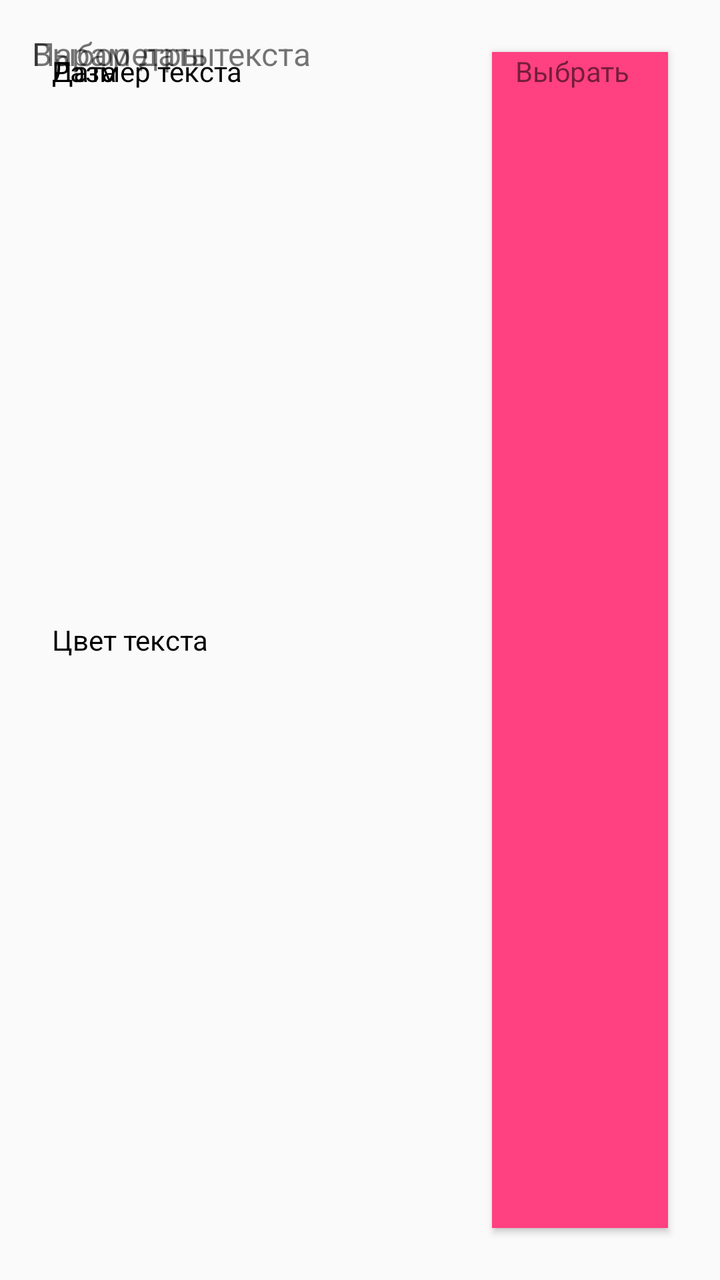
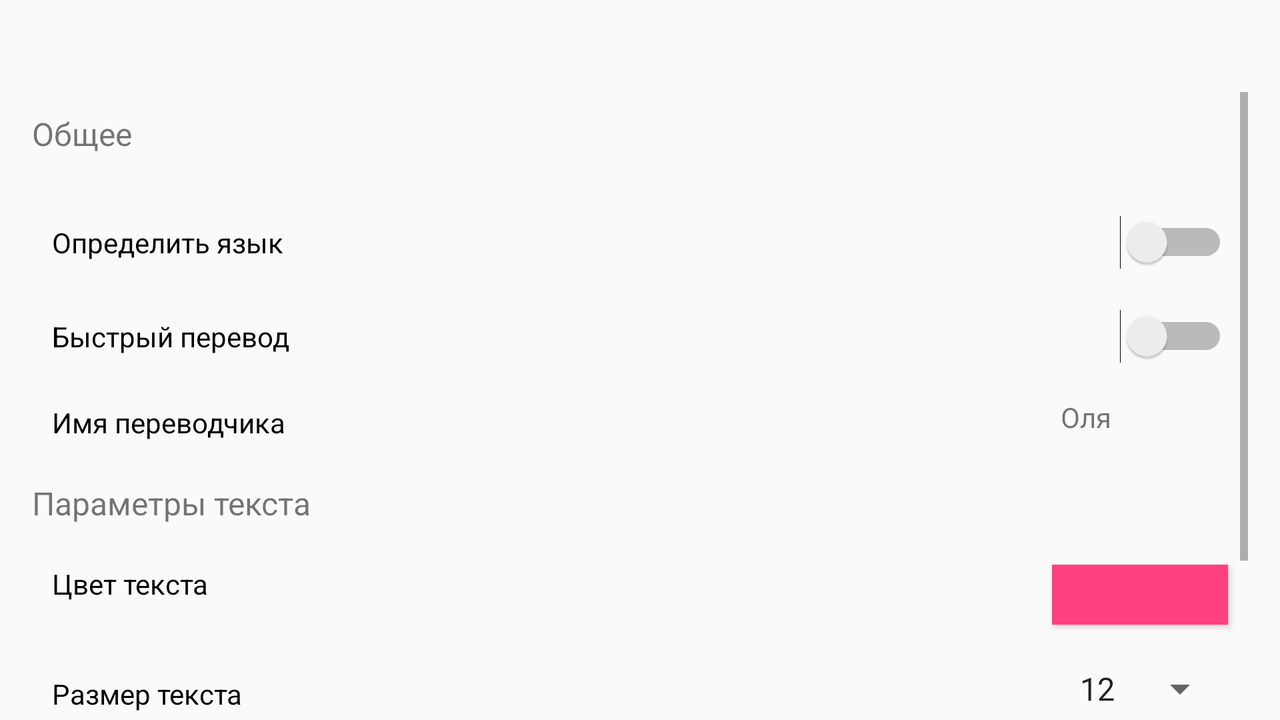

One screen, two layout resources from the same app: the default and the repository's alternative for another configuration. Each is rendered where Android would select it; the XML of both is given below.
<!-- AndroidManifest.xml: application theme AppTheme -->
<!-- res/layout/fragment_item_setting.xml -->
<?xml version="1.0" encoding="utf-8"?>
<android.support.constraint.ConstraintLayout
    xmlns:android="http://schemas.android.com/apk/res/android"
    xmlns:tools="http://schemas.android.com/tools"
    android:layout_width="match_parent"
    android:layout_height="match_parent"
    xmlns:app="http://schemas.android.com/apk/res-auto"
    tools:context="com.example.chanta.translator.bottomNavigation.ItemSettingFragment"
    android:orientation="vertical"
    android:paddingBottom="@dimen/activity_vertical_margin"
    android:paddingLeft="@dimen/activity_horizontal_margin"
    android:paddingRight="@dimen/activity_horizontal_margin"
    android:paddingTop="@dimen/activity_vertical_margin"
    android:showDividers="middle">

    <TextView
        android:id="@+id/textViewCommon"
        android:layout_width="0dp"
        android:layout_height="wrap_content"
        android:text="@string/common"
        android:layout_marginTop="50dp"
        android:textSize="@dimen/app_text_size"

        app:layout_constraintBottom_toTopOf="@+id/commonGroup"
        app:layout_constraintHorizontal_weight="1"
        app:layout_constraintLeft_toLeftOf="parent"
        app:layout_constraintRight_toRightOf="parent"
        app:layout_constraintTop_toTopOf="parent"
        app:layout_constraintVertical_bias="0.0" />

    <android.support.constraint.ConstraintLayout
        android:id="@+id/commonGroup"
        android:layout_width="0dp"
        android:layout_height="wrap_content"
        android:orientation="horizontal"
        app:layout_constraintBottom_toTopOf="@+id/textViewText"
        app:layout_constraintHorizontal_weight="1"
        app:layout_constraintLeft_toLeftOf="parent"
        app:layout_constraintRight_toRightOf="parent"
        app:layout_constraintTop_toBottomOf="@+id/textViewCommon"
        app:layout_constraintVertical_bias="0.0">

        <Switch
            android:id="@+id/switchCommon1"
            android:layout_width="0dp"
            android:layout_height="match_parent"
            android:checked="false"
            android:text="@string/textCommon1"
            android:textOff="@string/switch_off"
            android:textOn="@string/switch_on"
            android:layout_margin="@dimen/margin"

            app:layout_constraintBottom_toTopOf="@+id/switchCommon2"
            app:layout_constraintHorizontal_weight="1"
            app:layout_constraintLeft_toLeftOf="parent"
            app:layout_constraintRight_toRightOf="parent"
            app:layout_constraintTop_toTopOf="parent"
            app:layout_constraintVertical_bias="0.0" />

        <Switch
            android:id="@+id/switchCommon2"
            android:layout_width="0dp"
            android:layout_height="match_parent"
            android:checked="false"
            android:text="@string/textCommon2"
            android:textOff="@string/switch_off"
            android:textOn="@string/switch_on"
            android:layout_margin="@dimen/margin"

            app:layout_constraintBottom_toTopOf="@+id/textViewCommonName"
            app:layout_constraintHorizontal_weight="1"
            app:layout_constraintLeft_toLeftOf="parent"
            app:layout_constraintRight_toRightOf="parent"
            app:layout_constraintTop_toBottomOf="@+id/switchCommon1"
            app:layout_constraintVertical_bias="0.0" />

        <TextView
            android:id="@+id/textViewCommonName"
            android:layout_width="0dp"
            android:layout_height="wrap_content"
            android:layout_alignParentEnd="true"
            android:layout_alignParentTop="true"
            android:text="@string/textCommon3"
            android:textColor="@color/black"
            android:layout_margin="@dimen/margin"

            app:layout_constraintBottom_toBottomOf="parent"
            app:layout_constraintHorizontal_weight="1"
            app:layout_constraintLeft_toLeftOf="parent"
            app:layout_constraintRight_toRightOf="parent"
            app:layout_constraintTop_toBottomOf="@+id/switchCommon2"
            app:layout_constraintVertical_bias="0.0" />

    </android.support.constraint.ConstraintLayout>

    
    <TextView
        android:id="@+id/textViewText"
        android:layout_width="0dp"
        android:layout_height="match_parent"
        android:text="@string/text"
        android:textSize="@dimen/app_text_size"

        app:layout_constraintBottom_toTopOf="@+id/textGroup"
        app:layout_constraintHorizontal_weight="1"
        app:layout_constraintLeft_toLeftOf="parent"
        app:layout_constraintRight_toRightOf="parent"
        app:layout_constraintTop_toBottomOf="@+id/commonGroup"
        app:layout_constraintVertical_bias="0.0" />

    <android.support.constraint.ConstraintLayout
        android:id="@+id/textGroup"
        android:layout_width="0dp"
        android:layout_height="match_parent"
        android:orientation="horizontal"
        app:layout_constraintBottom_toTopOf="@+id/textViewDate"
        app:layout_constraintHorizontal_weight="1"
        app:layout_constraintLeft_toLeftOf="parent"
        app:layout_constraintRight_toRightOf="parent"
        app:layout_constraintTop_toBottomOf="@+id/textViewText"
        app:layout_constraintVertical_bias="0.0">

        <TextView
            android:id="@+id/ColorTextView"
            android:layout_width="0dp"
            android:layout_height="match_parent"
            android:gravity="center_vertical"
            android:text="@string/textColor"
            android:textColor="@color/black"
            android:layout_margin="@dimen/margin"

            app:layout_constraintBottom_toTopOf="@+id/textViewSize"
            app:layout_constraintHorizontal_weight="1"
            app:layout_constraintLeft_toLeftOf="parent"
            app:layout_constraintRight_toLeftOf="@+id/color_button"
            app:layout_constraintTop_toTopOf="parent" />

        <Button
            android:id="@+id/color_button"
            android:layout_width="0dp"
            android:layout_height="match_parent"
            android:background="@color/colorAccent"
            android:layout_margin="@dimen/margin"

            app:layout_constraintBottom_toTopOf="@+id/spinner_size"
            app:layout_constraintHorizontal_weight="1"
            app:layout_constraintRight_toRightOf="parent"
            app:layout_constraintTop_toTopOf="parent"
            app:layout_constraintVertical_bias="0.5" />

        <TextView
            android:id="@+id/textViewSize"
            android:layout_width="0dp"
            android:layout_height="match_parent"
            android:text="@string/textSize"
            android:textColor="@color/black"
            android:layout_margin="@dimen/margin"

            app:layout_constraintBottom_toBottomOf="parent"
            app:layout_constraintHorizontal_weight="2"
            app:layout_constraintLeft_toLeftOf="parent"
            app:layout_constraintRight_toLeftOf="@+id/spinner_size"
            app:layout_constraintTop_toBottomOf="@+id/ColorTextView" />

        <Spinner
            android:id="@+id/spinner_size"
            android:layout_width="0dp"
            android:layout_height="match_parent"
            android:layout_alignParentEnd="true"
            android:layout_alignParentTop="true"
            android:entries="@array/settings_size"
            android:layout_margin="@dimen/margin"
            android:textAlignment="center"

            app:layout_constraintBottom_toBottomOf="parent"
            app:layout_constraintHorizontal_weight="1"
            app:layout_constraintRight_toRightOf="parent"
            app:layout_constraintTop_toBottomOf="@+id/color_button" />

    </android.support.constraint.ConstraintLayout>

 
    <TextView
        android:id="@+id/textViewDate"
        android:layout_width="0dp"
        android:layout_height="match_parent"
        android:text="@string/choice_date"
        android:textSize="@dimen/app_text_size"


        app:layout_constraintBottom_toTopOf="@+id/dateGroup"
        app:layout_constraintHorizontal_weight="1"
        app:layout_constraintLeft_toLeftOf="parent"
        app:layout_constraintRight_toRightOf="parent"
        app:layout_constraintTop_toBottomOf="@+id/textGroup"
        app:layout_constraintVertical_bias="0.0" />

    <android.support.constraint.ConstraintLayout
        android:id="@+id/dateGroup"
        android:layout_width="0dp"
        android:layout_height="match_parent"
        app:layout_constraintBottom_toBottomOf="parent"
        app:layout_constraintHorizontal_weight="1"
        app:layout_constraintLeft_toLeftOf="parent"
        app:layout_constraintRight_toRightOf="parent"
        app:layout_constraintTop_toBottomOf="@+id/textViewDate"
        app:layout_constraintVertical_bias="0.0">

        <TextView
            android:id="@+id/textViewDateOn"
            android:layout_width="0dp"
            android:layout_height="wrap_content"
            android:text="@string/date"
            android:textColor="@color/black"
            android:layout_margin="@dimen/margin"

            app:layout_constraintBottom_toBottomOf="parent"
            app:layout_constraintHorizontal_weight="2"
            app:layout_constraintLeft_toLeftOf="parent"
            app:layout_constraintRight_toLeftOf="@+id/textViewChoiceDate"
            app:layout_constraintTop_toTopOf="parent"
            app:layout_constraintVertical_bias="0.0" />

        <TextView
            android:id="@+id/textViewChoiceDate"
            android:layout_width="0dp"
            android:layout_height="wrap_content"
            android:layout_alignParentEnd="true"
            android:layout_alignParentTop="true"
            android:clickable="true"
            android:gravity="end"
            android:onClick="onChooseDate"
            android:text="@string/choice"
            android:textAlignment="center"
            android:layout_margin="@dimen/margin"

            app:layout_constraintBottom_toBottomOf="parent"
            app:layout_constraintHorizontal_weight="1"
            app:layout_constraintLeft_toRightOf="@+id/textViewDateOn"
            app:layout_constraintRight_toRightOf="parent"
            app:layout_constraintTop_toTopOf="parent"
            app:layout_constraintVertical_bias="0.0" />
    </android.support.constraint.ConstraintLayout>


</android.support.constraint.ConstraintLayout>
<!-- resources referenced by this layout -->
<resources>
  <string-array name="settings_size">
          <item>12</item>
          <item>14</item>
          <item>16</item>
          <item>18</item>
          <item>20</item>
      </string-array>
  <color name="colorAccent">#FF4081</color>
  <dimen name="activity_horizontal_margin">16dp</dimen>
  <dimen name="activity_vertical_margin">16dp</dimen>
  <dimen name="app_text_size">16sp</dimen>
  <dimen name="margin">10dp</dimen>
  <string name="choice">Выбрать</string>
  <string name="choice_date">Выбор даты</string>
  <string name="common">Общее</string>
  <string name="date">Дата</string>
  <string name="switch_off">Нет</string>
  <string name="switch_on">Да</string>
  <string name="text">Параметры текста</string>
  <string name="textColor">Цвет текста</string>
  <string name="textCommon1">Определить язык</string>
  <string name="textCommon2">Быстрый перевод</string>
  <string name="textCommon3">Имя переводчика</string>
  <string name="textSize">Размер текста</string>
  <style name="AppTheme" parent="Theme.AppCompat.Light.DarkActionBar">
          
          <item name="colorPrimary">@color/colorPrimary</item>
          <item name="colorPrimaryDark">@color/colorPrimaryDark</item>
          <item name="colorAccent">@color/colorAccent</item>
      </style>
  <color name="colorPrimary">#29B6F6</color>
  <color name="colorPrimaryDark">#03A9F4</color>
</resources>
<!-- res/layout-land/fragment_item_setting.xml (the repository's variant of the layout above) -->
<!-- drawn on the phone turned sideways -->
<?xml version="1.0" encoding="utf-8"?>
<android.support.constraint.ConstraintLayout xmlns:android="http://schemas.android.com/apk/res/android"
    xmlns:app="http://schemas.android.com/apk/res-auto"
    xmlns:tools="http://schemas.android.com/tools"
    android:layout_width="match_parent"
    android:layout_height="match_parent"
    android:orientation="vertical"
    android:paddingLeft="@dimen/activity_horizontal_margin"
    android:paddingRight="@dimen/activity_horizontal_margin"
    android:paddingTop="@dimen/activity_vertical_margin"
    tools:context="com.example.chanta.translator.bottomNavigation.ItemSettingFragment">


    <ScrollView
        android:id="@+id/scrollViewLanguage"
        android:layout_width="0dp"
        android:layout_height="0dp"
        android:layout_marginTop="30dp"
        android:clipToPadding="false"
        android:visibility="visible"
        app:layout_constraintBottom_toBottomOf="parent"
        app:layout_constraintHorizontal_bias="0.0"
        app:layout_constraintHorizontal_weight="1"
        app:layout_constraintLeft_toLeftOf="parent"
        app:layout_constraintRight_toRightOf="parent"
        app:layout_constraintTop_toTopOf="parent"
        app:layout_constraintVertical_bias="0.0"
        app:layout_constraintVertical_weight="1">

        <LinearLayout
            android:id="@+id/common"
            android:layout_width="match_parent"
            android:layout_height="match_parent"
            android:orientation="vertical"
            android:visibility="visible"
            app:layout_constraintBottom_toBottomOf="@+id/scrollViewLanguage"
            app:layout_constraintHorizontal_weight="1"
            app:layout_constraintLeft_toLeftOf="@+id/scrollViewLanguage"
            app:layout_constraintRight_toRightOf="@+id/scrollViewLanguage"
            app:layout_constraintTop_toTopOf="@+id/scrollViewLanguage"
            app:layout_constraintVertical_bias="0.0"
            app:layout_constraintVertical_weight="1">

            <TextView
                android:id="@+id/textViewCommon"
                android:layout_width="match_parent"
                android:layout_height="match_parent"
                android:layout_marginBottom="@dimen/margin_spec"
                android:layout_marginTop="10dp"
                android:text="@string/common"

                android:textSize="@dimen/app_text_size"
                android:visibility="visible"
                app:layout_constraintBottom_toTopOf="@+id/commonGroup"
                app:layout_constraintHorizontal_weight="1"
                app:layout_constraintLeft_toLeftOf="@+id/common"
                app:layout_constraintRight_toRightOf="@+id/common"
                app:layout_constraintTop_toTopOf="@+id/common"
                app:layout_constraintVertical_bias="0.0"
                app:layout_constraintVertical_weight="1" />

            <android.support.constraint.ConstraintLayout
                android:id="@+id/commonGroup"
                android:layout_width="match_parent"
                android:layout_height="match_parent"
                android:layout_marginTop="10dp"
                android:orientation="horizontal"
                android:visibility="visible"
                app:layout_constraintBottom_toTopOf="@+id/textViewText"
                app:layout_constraintHorizontal_bias="0.0"
                app:layout_constraintHorizontal_weight="1"
                app:layout_constraintLeft_toLeftOf="@+id/common"
                app:layout_constraintRight_toRightOf="@+id/common"
                app:layout_constraintTop_toBottomOf="@+id/textViewCommon"
                app:layout_constraintVertical_bias="0.0"
                app:layout_constraintVertical_weight="1">

                <Switch
                    android:id="@+id/switchCommon1"
                    android:layout_width="0dp"
                    android:layout_height="wrap_content"
                    android:layout_margin="@dimen/margin"
                    android:checked="false"
                    android:text="@string/textCommon1"
                    android:textOff="@string/switch_off"
                    android:textOn="@string/switch_on"

                    app:layout_constraintBottom_toTopOf="@+id/switchCommon2"
                    app:layout_constraintHorizontal_weight="1"
                    app:layout_constraintLeft_toLeftOf="parent"
                    app:layout_constraintRight_toRightOf="parent"
                    app:layout_constraintTop_toTopOf="parent"
                    app:layout_constraintVertical_bias="0.0"
                    app:layout_constraintVertical_weight="1" />

                <Switch
                    android:id="@+id/switchCommon2"
                    android:layout_width="0dp"
                    android:layout_height="wrap_content"
                    android:layout_margin="@dimen/margin"
                    android:checked="false"
                    android:text="@string/textCommon2"
                    android:textOff="@string/switch_off"
                    android:textOn="@string/switch_on"

                    app:layout_constraintBottom_toTopOf="@+id/textViewCommonName"
                    app:layout_constraintHorizontal_weight="1"
                    app:layout_constraintLeft_toLeftOf="parent"
                    app:layout_constraintRight_toRightOf="parent"
                    app:layout_constraintTop_toBottomOf="@+id/switchCommon1"
                    app:layout_constraintVertical_bias="0.0"
                    app:layout_constraintVertical_weight="1" />

                <TextView
                    android:id="@+id/textViewCommonName"
                    android:layout_width="0dp"
                    android:layout_height="wrap_content"
                    android:layout_margin="@dimen/margin"
                    android:text="@string/textCommon3"
                    android:textColor="@color/black"

                    app:layout_constraintBottom_toBottomOf="parent"
                    app:layout_constraintHorizontal_weight="3"
                    app:layout_constraintLeft_toLeftOf="parent"
                    app:layout_constraintRight_toLeftOf="@+id/textViewName"
                    app:layout_constraintTop_toBottomOf="@+id/switchCommon2"
                    app:layout_constraintVertical_bias="0.0"
                    app:layout_constraintVertical_weight="1" />

                <TextView
                    android:id="@+id/textViewName"
                    android:layout_width="0dp"
                    android:layout_height="wrap_content"
                    android:layout_alignParentEnd="true"
                    android:layout_alignParentTop="true"
                    android:layout_margin="@dimen/margin"
                    android:clickable="true"
                    android:gravity="end"

                    android:text="@string/name"
                    android:textAlignment="center"

                    app:layout_constraintBottom_toBottomOf="parent"
                    app:layout_constraintHorizontal_weight="1"
                    app:layout_constraintLeft_toRightOf="@+id/textViewCommonName"
                    app:layout_constraintRight_toRightOf="parent"
                    app:layout_constraintTop_toBottomOf="@+id/switchCommon2"
                    app:layout_constraintVertical_bias="0.72"
                    app:layout_constraintVertical_weight="1" />

            </android.support.constraint.ConstraintLayout>

            <TextView
                android:id="@+id/textViewText"
                android:layout_width="match_parent"
                android:layout_height="match_parent"
                android:layout_marginBottom="@dimen/margin_spec"
                android:layout_marginTop="@dimen/margin_spec"
                android:text="@string/text"
                android:textSize="@dimen/app_text_size"

                android:visibility="visible"
                app:layout_constraintBottom_toTopOf="@+id/textGroup"
                app:layout_constraintHorizontal_weight="1"
                app:layout_constraintLeft_toLeftOf="parent"
                app:layout_constraintRight_toRightOf="parent"
                app:layout_constraintTop_toBottomOf="@+id/commonGroup"
                app:layout_constraintVertical_bias="0.0"
                app:layout_constraintVertical_weight="1" />

            <android.support.constraint.ConstraintLayout
                android:id="@+id/textGroup"
                android:layout_width="match_parent"
                android:layout_height="match_parent"
                android:orientation="horizontal"
                app:layout_constraintBottom_toTopOf="@+id/textViewDate"
                app:layout_constraintHorizontal_weight="1"
                app:layout_constraintLeft_toLeftOf="parent"
                app:layout_constraintRight_toRightOf="parent"
                app:layout_constraintTop_toBottomOf="@+id/textViewText"
                app:layout_constraintVertical_bias="0.0"
                app:layout_constraintVertical_weight="1">

                <TextView
                    android:id="@+id/ColorTextView"
                    android:layout_width="0dp"
                    android:layout_height="0dp"
                    android:layout_margin="@dimen/margin"
                    android:text="@string/textColor"
                    android:textColor="@color/black"

                    app:layout_constraintBottom_toTopOf="@+id/textViewSize"
                    app:layout_constraintHorizontal_weight="1"
                    app:layout_constraintLeft_toLeftOf="parent"
                    app:layout_constraintRight_toLeftOf="@+id/color_button"
                    app:layout_constraintTop_toTopOf="parent"
                    app:layout_constraintVertical_bias="0.0"
                    app:layout_constraintVertical_weight="1" />

                <Button
                    android:id="@+id/color_button"
                    android:layout_width="0dp"
                    android:layout_height="30dp"
                    android:layout_margin="@dimen/margin"
                    android:background="@color/colorAccent"

                    app:layout_constraintBottom_toTopOf="@+id/spinner_size"
                    app:layout_constraintHorizontal_weight="1"
                    app:layout_constraintRight_toRightOf="parent"
                    app:layout_constraintTop_toTopOf="parent"
                    app:layout_constraintVertical_bias="0.0"
                    app:layout_constraintVertical_weight="1" />

                <TextView
                    android:id="@+id/textViewSize"
                    android:layout_width="0dp"
                    android:layout_height="wrap_content"
                    android:layout_margin="@dimen/margin"
                    android:text="@string/textSize"
                    android:textColor="@color/black"

                    app:layout_constraintBottom_toBottomOf="parent"
                    app:layout_constraintHorizontal_weight="2"
                    app:layout_constraintLeft_toLeftOf="parent"
                    app:layout_constraintRight_toLeftOf="@+id/spinner_size"
                    app:layout_constraintTop_toBottomOf="@+id/ColorTextView"
                    app:layout_constraintVertical_bias="0.0"
                    app:layout_constraintVertical_weight="1" />

                <Spinner
                    android:id="@+id/spinner_size"
                    android:layout_width="0dp"
                    android:layout_height="wrap_content"
                    android:layout_alignParentEnd="true"
                    android:layout_alignParentTop="true"
                    android:layout_margin="@dimen/margin"
                    android:entries="@array/settings_size"
                    android:textAlignment="center"

                    app:layout_constraintBottom_toBottomOf="parent"
                    app:layout_constraintHorizontal_weight="1"
                    app:layout_constraintRight_toRightOf="parent"
                    app:layout_constraintTop_toBottomOf="@+id/color_button"
                    app:layout_constraintVertical_bias="0.0"
                    app:layout_constraintVertical_weight="1" />

            </android.support.constraint.ConstraintLayout>

            <TextView
                android:id="@+id/textViewDate"
                android:layout_width="match_parent"
                android:layout_height="match_parent"
                android:layout_marginBottom="@dimen/margin_spec"
                android:layout_marginTop="@dimen/margin_spec"
                android:text="@string/choice_date"
                android:textSize="@dimen/app_text_size"

                app:layout_constraintBottom_toTopOf="@+id/dateGroup"
                app:layout_constraintHorizontal_bias="0.0"
                app:layout_constraintHorizontal_weight="1"
                app:layout_constraintLeft_toLeftOf="parent"
                app:layout_constraintRight_toRightOf="parent"
                app:layout_constraintTop_toBottomOf="@+id/textGroup"
                app:layout_constraintVertical_bias="0.0"
                app:layout_constraintVertical_weight="1" />

            <android.support.constraint.ConstraintLayout
                android:id="@+id/dateGroup"
                android:layout_width="match_parent"
                android:layout_height="match_parent"
                android:layout_margin="@dimen/margin"
                app:layout_constraintBottom_toBottomOf="parent"
                app:layout_constraintHorizontal_weight="1"
                app:layout_constraintLeft_toLeftOf="parent"
                app:layout_constraintRight_toRightOf="parent"
                app:layout_constraintTop_toBottomOf="@+id/textViewDate"
                app:layout_constraintVertical_bias="0.0"
                app:layout_constraintVertical_weight="1">

                <TextView
                    android:id="@+id/textViewDateOn"
                    android:layout_width="0dp"
                    android:layout_height="wrap_content"
                    android:layout_margin="@dimen/margin"
                    android:text="@string/date"
                    android:textColor="@color/black"

                    app:layout_constraintBottom_toBottomOf="parent"
                    app:layout_constraintHorizontal_weight="2"
                    app:layout_constraintLeft_toLeftOf="parent"
                    app:layout_constraintRight_toLeftOf="@+id/textViewChoiceDate"
                    app:layout_constraintTop_toTopOf="parent"
                    app:layout_constraintVertical_bias="0.0"
                    app:layout_constraintVertical_weight="1" />

                <TextView
                    android:id="@+id/textViewChoiceDate"
                    android:layout_width="0dp"
                    android:layout_height="wrap_content"
                    android:layout_alignParentEnd="true"
                    android:layout_alignParentTop="true"
                    android:layout_margin="@dimen/margin"
                    android:clickable="true"
                    android:gravity="end"
                    android:text="@string/choice"
                    android:textAlignment="center"

                    app:layout_constraintBottom_toBottomOf="parent"
                    app:layout_constraintHorizontal_weight="1"
                    app:layout_constraintLeft_toRightOf="@+id/textViewDateOn"
                    app:layout_constraintRight_toRightOf="parent"
                    app:layout_constraintTop_toTopOf="parent"
                    app:layout_constraintVertical_bias="0.0"
                    app:layout_constraintVertical_weight="1" />
            </android.support.constraint.ConstraintLayout>

        </LinearLayout>

    </ScrollView>

</android.support.constraint.ConstraintLayout>
<!-- resources referenced by the variant -->
<!-- as the phone turned sideways resolves them -->
<resources>
  <string-array name="settings_size">
          <item>12</item>
          <item>14</item>
          <item>16</item>
          <item>18</item>
          <item>20</item>
      </string-array>
  <color name="colorAccent">#FF4081</color>
  <dimen name="activity_horizontal_margin">16dp</dimen>
  <dimen name="activity_vertical_margin">16dp</dimen>
  <dimen name="app_text_size">16sp</dimen>
  <dimen name="margin">10dp</dimen>
  <dimen name="margin_spec">10dp</dimen>
  <string name="choice">Выбрать</string>
  <string name="choice_date">Выбор даты</string>
  <string name="common">Общее</string>
  <string name="date">Дата</string>
  <string name="name">Оля</string>
  <string name="switch_off">Нет</string>
  <string name="switch_on">Да</string>
  <string name="text">Параметры текста</string>
  <string name="textColor">Цвет текста</string>
  <string name="textCommon1">Определить язык</string>
  <string name="textCommon2">Быстрый перевод</string>
  <string name="textCommon3">Имя переводчика</string>
  <string name="textSize">Размер текста</string>
  <style name="AppTheme" parent="Theme.AppCompat.Light.DarkActionBar">
          
          <item name="colorPrimary">@color/colorPrimary</item>
          <item name="colorPrimaryDark">@color/colorPrimaryDark</item>
          <item name="colorAccent">@color/colorAccent</item>
      </style>
  <color name="colorPrimary">#29B6F6</color>
  <color name="colorPrimaryDark">#03A9F4</color>
</resources>
